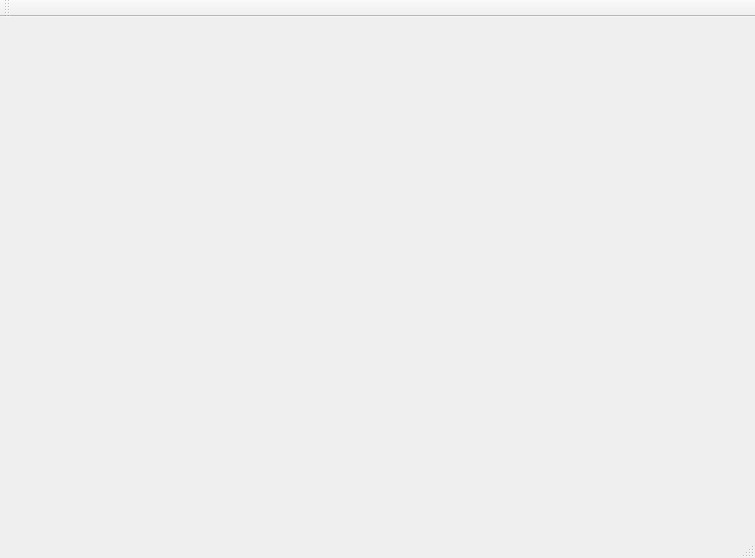
<?xml version="1.0" encoding="UTF-8"?>
<ui version="4.0">
 <class>MainWindow</class>
 <widget class="QMainWindow" name="MainWindow">
  <property name="geometry">
   <rect>
    <x>0</x>
    <y>0</y>
    <width>755</width>
    <height>558</height>
   </rect>
  </property>
  <property name="windowTitle">
   <string>MainWindow</string>
  </property>
  <widget class="QWidget" name="centralWidget"/>
  <widget class="QMenuBar" name="menuBar">
   <property name="geometry">
    <rect>
     <x>0</x>
     <y>0</y>
     <width>755</width>
     <height>20</height>
    </rect>
   </property>
  </widget>
  <widget class="QToolBar" name="mainToolBar">
   <attribute name="toolBarArea">
    <enum>TopToolBarArea</enum>
   </attribute>
   <attribute name="toolBarBreak">
    <bool>false</bool>
   </attribute>
  </widget>
  <widget class="QStatusBar" name="statusBar"/>
 </widget>
 <layoutdefault spacing="6" margin="11"/>
 <resources/>
 <connections/>
</ui>
